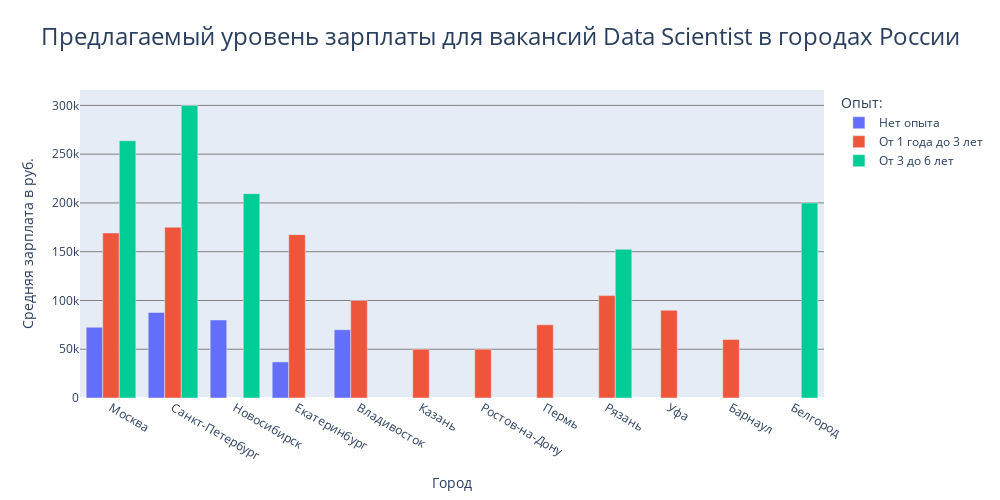

Write notebook code for a chart like this one.
### Markdown cell above
5. Посмотрим на средний уровень зарплат для вакансий Data Scientist в заисимости от города и опыта работы.

### Code cell
# Проверим средний уровень зарплат предлагаемых для вакансий Data Scientist в городах России в 
# зависимости от опыта работы.
query_7_6 = f'''SELECT
                    a.name AS city,
                    experience,
                    ROUND(AVG(
                        COALESCE((salary_from + salary_to)/2.0, salary_from, salary_to, 0)
                        ),0) AS avg_salary
                FROM public.vacancies AS v
                LEFT JOIN public.areas AS a
                    ON v.area_id = a.id
                WHERE (
                    (v.name ILIKE '%%data scientist%%'
                    OR v.name ILIKE '%%data science%%'
                    OR v.name ILIKE '%%исследователь данных%%'
                    OR v.name ILIKE '%%машинн%%обучен%%'
                    OR v.name ILIKE '%%machine learning%%')
                    OR (v.name LIKE '%%ML%%' 
                    AND v.name NOT LIKE '%%HTML%%') 
                    ) 
                    AND COALESCE((salary_from + salary_to)/2.0, salary_from, salary_to, 0) != 0
                GROUP BY experience, a.name
            '''
x = pd.read_sql_query(query_7_6, connection)

# Объединим результат запроса с предыдущей таблицей, чтобы оставить данные только для городов России. 
df = city_tab.merge(x, on = 'city', how='left')

# Построим столбчатую диаграмму.
fig = px.bar(
             df,
             x='city',
             y='avg_salary',
             height=500,
             width=1000,
             color='experience',
             barmode='group',
             labels={'city':'Город', 'experience':'Опыт', 'avg_salary':'Средняя зарплата в руб.'}
             )

# Повышаем информативность
fig.update_layout(title=dict(
                             text='Предлагаемый уровень зарплаты для вакансий Data Scientist в городах России',
                             x=0.5,
                             font=dict(size=24)
                             ),
                  margin=dict(t=90),
                  legend=dict(title_text='Опыт:'),
                  yaxis1=dict(gridwidth=1, gridcolor='gray')                  
                  )
fig.show()

### Figure 1 — Plotly figure (JSON) as saved in the notebook; plotly's stock layout.template omitted (floating-point values rounded to 4 significant figures)
{"data": [{"alignmentgroup": "True", "hovertemplate": "Опыт=Нет опыта<br>Город=%{x}<br>Средняя зарплата в руб.=%{y}<extra></extra>", "legendgroup": "Нет опыта", "marker": {"color": "#636efa", "pattern": {"shape": ""}}, "name": "Нет опыта", "offsetgroup": "Нет опыта", "orientation": "v", "showlegend": true, "textposition": "auto", "type": "bar", "x": ["Москва", "Санкт-Петербург", "Новосибирск", "Екатеринбург", "Владивосток"], "xaxis": "x", "y": [72500, 87667, 80000, 37000, 70000], "yaxis": "y"}, {"alignmentgroup": "True", "hovertemplate": "Опыт=От 1 года до 3 лет<br>Город=%{x}<br>Средняя зарплата в руб.=%{y}<extra></extra>", "legendgroup": "От 1 года до 3 лет", "marker": {"color": "#EF553B", "pattern": {"shape": ""}}, "name": "От 1 года до 3 лет", "offsetgroup": "От 1 года до 3 лет", "orientation": "v", "showlegend": true, "textposition": "auto", "type": "bar", "x": ["Москва", "Санкт-Петербург", "Казань", "Екатеринбург", "Ростов-на-Дону", "Пермь", "Рязань", "Владивосток", "Уфа", "Барнаул"], "xaxis": "x", "y": [169179, 175173, 50000, 167500, 50000, 75000, 105000, 100000, 90000, 60000], "yaxis": "y"}, {"alignmentgroup": "True", "hovertemplate": "Опыт=От 3 до 6 лет<br>Город=%{x}<br>Средняя зарплата в руб.=%{y}<extra></extra>", "legendgroup": "От 3 до 6 лет", "marker": {"color": "#00cc96", "pattern": {"shape": ""}}, "name": "От 3 до 6 лет", "offsetgroup": "От 3 до 6 лет", "orientation": "v", "showlegend": true, "textposition": "auto", "type": "bar", "x": ["Москва", "Санкт-Петербург", "Новосибирск", "Рязань", "Белгород"], "xaxis": "x", "y": [263750, 300000, 209500, 152500, 200000], "yaxis": "y"}], "layout": {"barmode": "group", "height": 500, "legend": {"title": {"text": "Опыт:"}, "tracegroupgap": 0}, "margin": {"t": 90}, "title": {"font": {"size": 24}, "text": "Предлагаемый уровень зарплаты для вакансий Data Scientist в городах России", "x": 0.5}, "width": 1000, "xaxis": {"anchor": "y", "domain": [0, 1], "title": {"text": "Город"}}, "yaxis": {"anchor": "x", "domain": [0, 1], "gridcolor": "gray", "gridwidth": 1, "title": {"text": "Средняя зарплата в руб."}}}}
